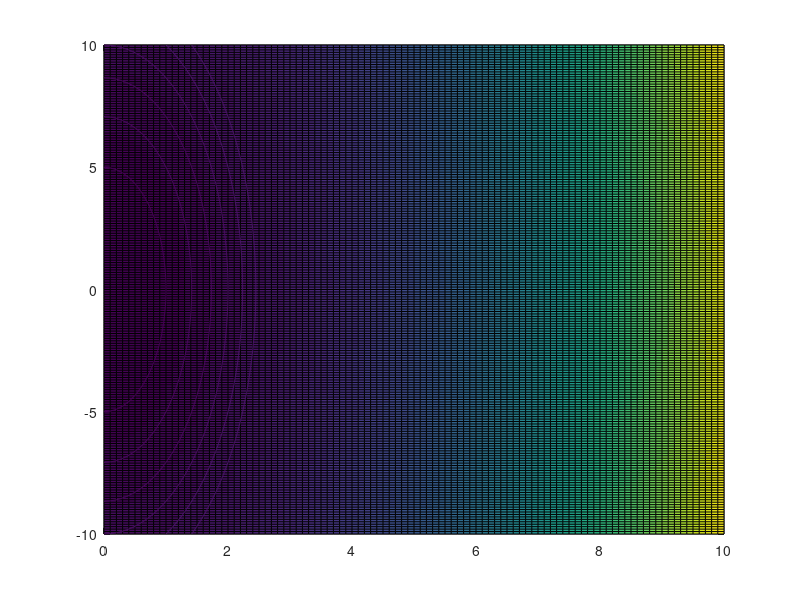

This figure's MATLAB source: (Note: this script raises an error after producing the figure.)
phi_deg=(-180:10:180); 
phi_rad=phi_deg*pi/180;
r=(0:0.1:10);
z=(-10:0.1:10);

a=1;
b=2;
c=5;
r_ab=a*b./sqrt(b^2*cos(phi_rad).^2+a^2*sin(phi_rad).^2);

[phi_m,r_m,z_m]=meshgrid(phi_rad,r,z);
I_cyl=r_m.^2./(r_ab.^2)+z_m.^2/c^2;

I_cyl=permute(I_cyl,[2,1,3]);
phi_m=permute(phi_m,[2,1,3]);
r_m=permute(r_m,[2,1,3]);
z_m=permute(z_m,[2,1,3]);

figure(2)
ind=1;
cla
X=squeeze(r_m(ind,:,:));
Y=squeeze(z_m(ind,:,:));
I=squeeze(I_cyl(ind,:,:));
pcolor(X,Y,I);
hold on
contour(X,Y,I,[1,2,3,4,5,6],'Color','r');
shading flat;

dx=0.1;
dy=0.1;
dz=0.1;
x_cart=-5:dx:5;
y_cart=-5:dy:5;
z_cart=-10:dz:10;

[X_cartm,Y_cartm,Z_cartm]=meshgrid(x_cart,y_cart,z_cart);
[Phi_cart,R_cart,Z_cart]=cart2pol(X_cartm,Y_cartm,Z_cartm);
I_cart=griddata(phi_m,r_m,z_m,I_cyl,Phi_cart,R_cart,Z_cart);

figure(3)
ind=abs(min(x_cart))/dx+1;
cla
X=squeeze(R_cart(:,ind,:));
Y=squeeze(Z_cart(:,ind,:));
I=squeeze(I_cart(:,ind,:));
pcolor(X,Y,I);
hold on
contour(X,Y,I,[1,2,3,4,5,6],'Color','r');
shading flat;

figure(4)
ind=abs(min(x_cart))/dx+1;
cla
X=squeeze(X_cartm(ind,:,:));
Y=squeeze(Z_cartm(ind,:,:));
I=squeeze(I_cart(ind,:,:));
pcolor(X,Y,I);
hold on
contour(X,Y,I,[1,2,3,4,5,6],'Color','r');
shading flat;


figure(5)
slice(X_cartm,Y_cartm,Z_cartm,I_cart,[0],[0],[0])
colormap(jet)
caxis([0,70])
shading flat